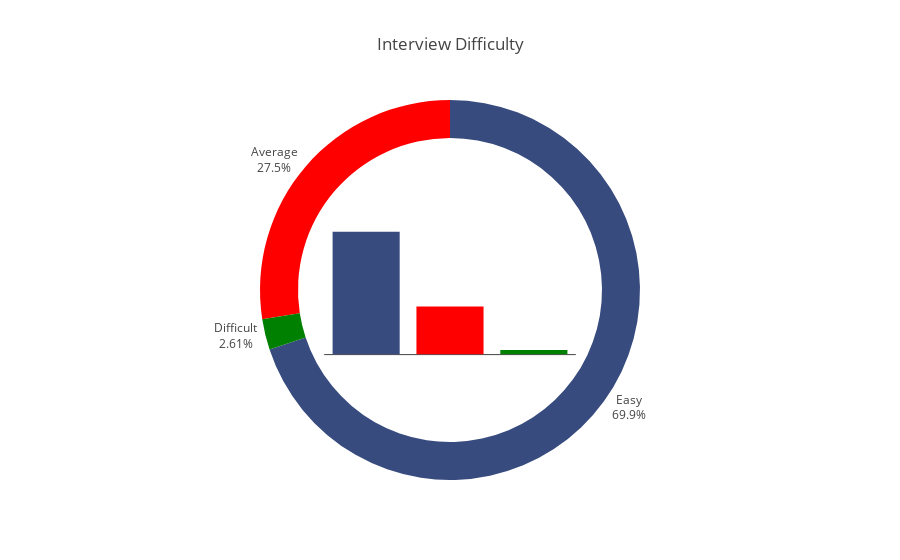

Notebook code for this chart:
### Code cell
iplot(difficulty_fig)

### Figure 1 — Plotly figure (JSON) as saved in the notebook; plotly's stock layout.template omitted (floating-point values rounded to 4 significant figures)
{"data": [{"hole": 0.8, "labels": ["Easy", "Average", "Difficult"], "marker": {"colors": ["rgb(56, 75, 126)", "red", "green"]}, "showlegend": false, "text": ["Easy", "Average", "Difficult"], "textposition": "outside", "type": "pie", "values": [107, 42, 4]}, {"marker": {"color": "rgb(56, 75, 126)"}, "name": 4, "textposition": "outside", "type": "bar", "x": [1], "y": [107]}, {"marker": {"color": "red"}, "name": 6, "type": "bar", "x": [2], "y": [42]}, {"marker": {"color": "green"}, "name": 8, "type": "bar", "x": [3], "y": [4]}], "layout": {"showlegend": false, "title": "Interview Difficulty", "xaxis": {"autorange": true, "domain": [0.33, 0.67], "range": [3, 9], "showgrid": false, "showline": false, "showticklabels": false, "ticks": false, "type": "linear"}, "yaxis": {"autorange": true, "domain": [0.33, 0.67], "range": [0, 28.07], "showgrid": false, "showline": false, "showticklabels": false, "ticks": false, "type": "linear"}}}
